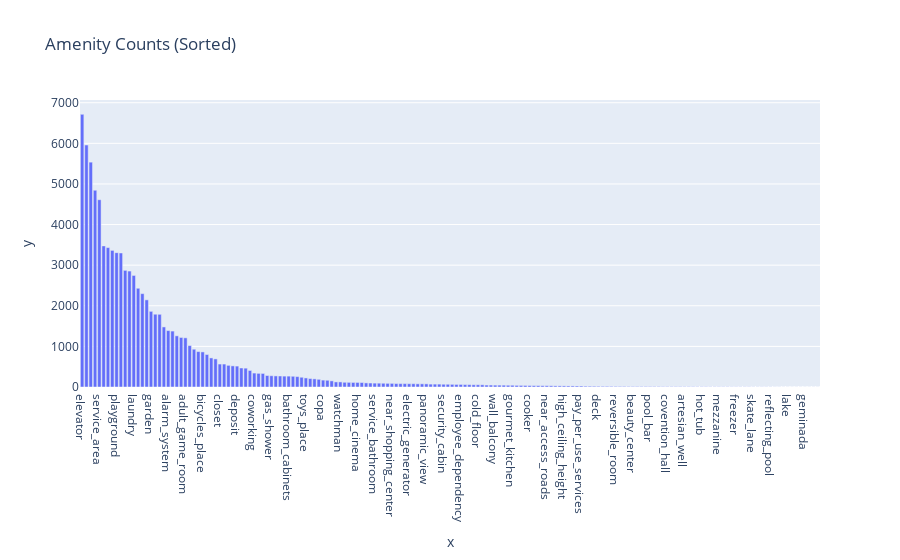

The cell this chart's notebook holds for it:
### Code cell
import plotly.express as px
import matplotlib.cm


# Assuming new_df is a DataFrame containing amenity information
x = new_df.sum().sort_values(ascending=False)  # Sum and sort amenity counts

# Create the bar chart
fig = px.bar(
    x=x.index,  # Use amenity names as x-axis labels
    y=x.values,  # Use summed amenity counts as y-axis values
    title="Amenity Counts (Sorted)",  # Set chart title

)

# Display the chart
fig.show()

### Figure 1 — Plotly figure (JSON) as saved in the notebook; plotly's stock layout.template omitted (floating-point values rounded to 4 significant figures; data arrays with more than 128 entries replaced by an {"elided": "..."} marker saying what was removed)
{"data": [{"alignmentgroup": "True", "hovertemplate": "x=%{x}<br>y=%{y}<extra></extra>", "legendgroup": "", "marker": {"color": "#636efa", "pattern": {"shape": ""}}, "name": "", "offsetgroup": "", "orientation": "v", "showlegend": false, "textposition": "auto", "type": "bar", "x": {"elided": "172 str values"}, "xaxis": "x", "y": {"elided": "172 int values"}, "yaxis": "y"}], "layout": {"barmode": "relative", "legend": {"tracegroupgap": 0}, "title": {"text": "Amenity Counts (Sorted)"}, "xaxis": {"anchor": "y", "domain": [0, 1], "title": {"text": "x"}}, "yaxis": {"anchor": "x", "domain": [0, 1], "title": {"text": "y"}}}}
